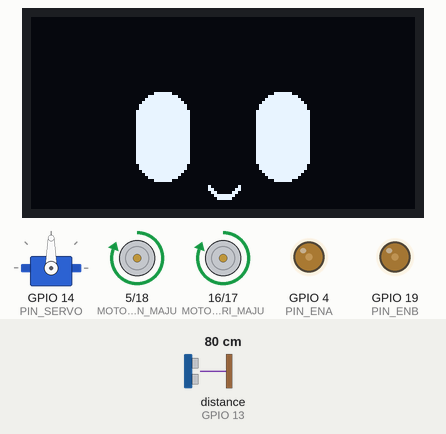
Recording of a sketch running on a simulated ESP32. On the bench: servo, 128×64 one-colour display, motor-driver pin pairs drawn as motors (green arrow = first pin HIGH = forward, orange = second pin HIGH = backward, longer = more drive), output pins drawn as LEDs (lit = HIGH). Wiring (inferred from the names in the program): ultrasonic range finder: trigger GPIO 12; echo GPIO 13. The test bench sets the inputs (shaded band); at power-on: distance to the obstacle (sensor on GPIO 13) 80 cm. The echo pulse lasts 58.3 µs per cm; pins used as bus, display or sensor lines are not drawn.

Above: at 3.6 s.
3.7 s: distance to the obstacle (sensor on GPIO 13) set to 23 cm
At 6.24 s:
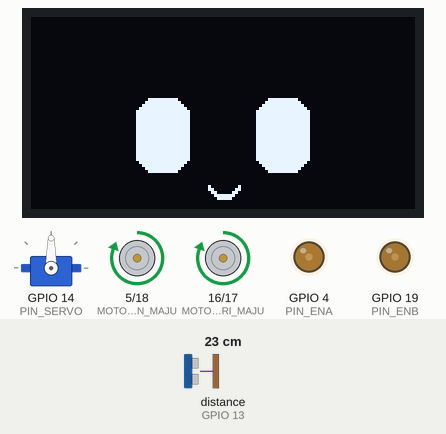
6.7 s: distance to the obstacle (sensor on GPIO 13) set to 19 cm
At 8.4 s:
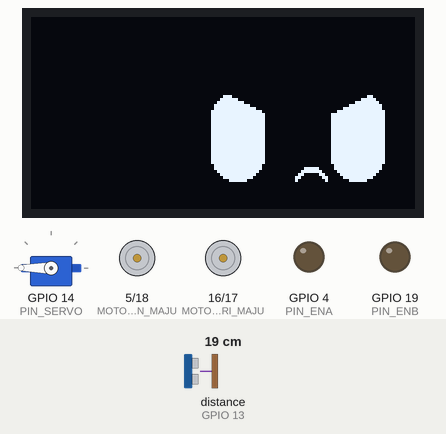
9.5 s: distance to the obstacle (sensor on GPIO 13) set to 153 cm
At 10.4 s:
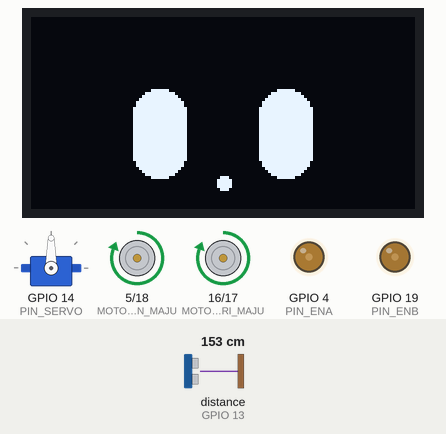
12.2 s: distance to the obstacle (sensor on GPIO 13) set to 2 cm
At 14.9 s:
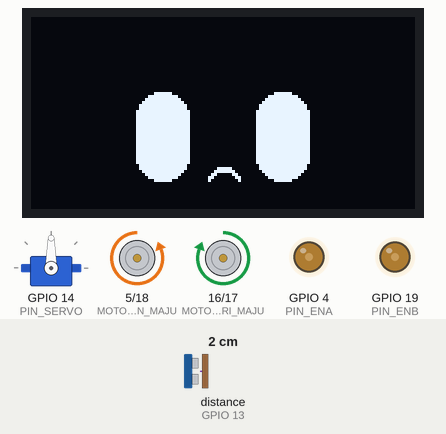
Timing chart, 0 to 16.0 s (numbered marks = the images above; inputs shaded):
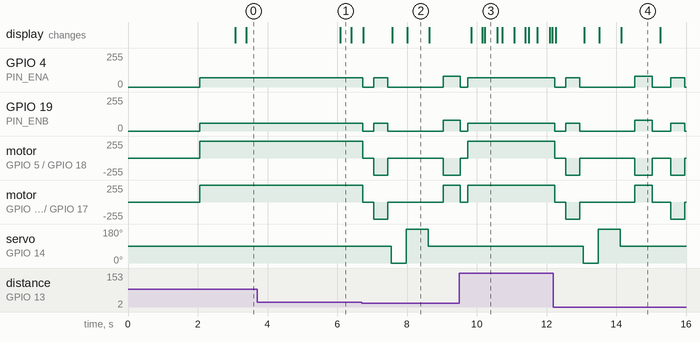

Measured:
- the behaviour switches between 21 and 20 cm on distance to the obstacle (sensor on GPIO 13) (found by bisection; images 1 and 2)
- after the input at 3.7 s, the display: changes after 2.4 s (image 1)
- after the input at 6.7 s, GPIO 4 (PIN_ENA): 69/255 → 0/255 at once, → 69/255 0.33 s later, → 0/255 0.40 s later, → 80/255 1.6 s later; GPIO 19 (PIN_ENB): 60/255 → 0/255 at once, → 60/255 0.33 s later, → 0/255 0.40 s later, → 80/255 1.6 s later
- after the input at 9.5 s, servo on GPIO 14 (PIN_SERVO): stays 90° (without the input it goes to 0° after 1.1 s); the display: first changes after 0.34 s (image 3 shows a later state)
- after the input at 12.2 s, GPIO 4 (PIN_ENA): 69/255 → 0/255 at once, → 69/255 0.33 s later, → 0/255 0.40 s later, → 80/255 1.6 s later, … (7 changes in this stretch); GPIO 19 (PIN_ENB): 60/255 → 0/255 at once, → 60/255 0.33 s later, → 0/255 0.40 s later, → 80/255 1.6 s later, … (7 changes in this stretch)
- what the display in image 2 shows lasts 0.6 s, from 8.0 s to 8.6 s

The sketch:

ROBO.ino
```cpp
#include <Wire.h>
#include <Adafruit_GFX.h>
#include <Adafruit_SSD1306.h>
#include <ESP32Servo.h>

#define LEBAR_LAYAR 128
#define TINGGI_LAYAR 64
#define RESET_OLED -1
Adafruit_SSD1306 layar(LEBAR_LAYAR, TINGGI_LAYAR, &Wire, RESET_OLED);

const int GESER_Y = 10;

#define PIN_TRIG 12
#define PIN_ECHO 13
#define PIN_SERVO 14
#define PIN_ENA 4
#define MOTOR_KIRI_MAJU 16
#define MOTOR_KIRI_MUNDUR 17
#define MOTOR_KANAN_MAJU 5
#define MOTOR_KANAN_MUNDUR 18
#define PIN_ENB 19

Servo servoKepala;

const int WAKTU_MUNDUR_10CM = 400;
const int WAKTU_BELOK = 500;
const int KECEPATAN_BELOK = 80;
const int KECEPATAN_JALAN_KIRI = 69;
const int KECEPATAN_JALAN_KANAN = 60;

unsigned long waktuTerakhirKedip = 0;
const long intervalKedip = 3000;
unsigned long mulaiKedip = 0;
bool sedangKedip = false;

unsigned long waktuTerakhirAnimasi = 0;
const long intervalAnimasi = 10000;
bool sedangAnimasi = false;
unsigned long mulaiAnimasi = 0;
int jenisAnimasi = 0;

void setup() {
  Serial.begin(115200);

  pinMode(PIN_TRIG, OUTPUT);
  pinMode(PIN_ECHO, INPUT);
  pinMode(PIN_ENA, OUTPUT);
  pinMode(PIN_ENB, OUTPUT);
  pinMode(MOTOR_KIRI_MAJU, OUTPUT);
  pinMode(MOTOR_KIRI_MUNDUR, OUTPUT);
  pinMode(MOTOR_KANAN_MAJU, OUTPUT);
  pinMode(MOTOR_KANAN_MUNDUR, OUTPUT);

  servoKepala.attach(PIN_SERVO);
  servoKepala.write(90);

  if(!layar.begin(SSD1306_SWITCHCAPVCC, 0x3C)) {
    Serial.println(F("OLED gagal terhubung!"));
    for(;;);
  }

  layar.clearDisplay();
  ekspresiBahagia();
  delay(2000);
}

void loop() {
  float jarakDepan = bacaJarak();

  if (jarakDepan > 0 && jarakDepan <= 20) {
    sedangAnimasi = false;
    sedangKedip = false;

    berhenti();
    ekspresiMarah();
    delay(300);

    mundur();
    delay(WAKTU_MUNDUR_10CM);
    berhenti();
    delay(100);

    servoKepala.write(0);
    ekspresiMelihatKanan();
    delay(400);
    float jarakKanan = bacaJarak();

    servoKepala.write(180);
    ekspresiMelihatKiri();
    delay(600);
    float jarakKiri = bacaJarak();

    servoKepala.write(90);
    ekspresiDatar();
    delay(400);

    if (jarakKiri >= 30 && jarakKanan < 30) {
      belokKiri(); delay(WAKTU_BELOK);
    }
    else if (jarakKanan >= 30 && jarakKiri < 30) {
      belokKanan(); delay(WAKTU_BELOK);
    }
    else {
      belokKanan(); delay(WAKTU_BELOK);
    }
    berhenti();
    delay(200);
  }
  else {
    servoKepala.write(90);
    maju();

    unsigned long waktuSekarang = millis();

    if (waktuSekarang - waktuTerakhirAnimasi >= intervalAnimasi && !sedangAnimasi && !sedangKedip) {
      sedangAnimasi = true;
      mulaiAnimasi = waktuSekarang;
      waktuTerakhirAnimasi = waktuSekarang;

      jenisAnimasi++;
      if (jenisAnimasi > 3) jenisAnimasi = 1;
    }

    if (sedangAnimasi) {
      unsigned long durasiAnimasi = waktuSekarang - mulaiAnimasi;

      if (durasiAnimasi <= 3000) {
        if (jenisAnimasi == 1) ekspresiNgomongMulus(durasiAnimasi);
        else if (jenisAnimasi == 2) ekspresiMaluMulus(durasiAnimasi);
        else if (jenisAnimasi == 3) ekspresiTertawaMulus(durasiAnimasi);
      } else {
        sedangAnimasi = false;
        waktuTerakhirKedip = waktuSekarang;
      }
    }
    else {
      if (waktuSekarang - waktuTerakhirKedip >= intervalKedip && !sedangKedip) {
        sedangKedip = true;
        mulaiKedip = waktuSekarang;
        waktuTerakhirKedip = waktuSekarang;
      }

      if (sedangKedip) {
        unsigned long durasiKedip = waktuSekarang - mulaiKedip;
        if (durasiKedip <= 300) {
          ekspresiBerkedipMulus(durasiKedip);
        } else {
          sedangKedip = false;
        }
      } else {
        ekspresiBahagia();
      }
    }
  }
}

float bacaJarak() {
  digitalWrite(PIN_TRIG, LOW);
  delayMicroseconds(2);
  digitalWrite(PIN_TRIG, HIGH);
  delayMicroseconds(10);
  digitalWrite(PIN_TRIG, LOW);
  long durasi = pulseIn(PIN_ECHO, HIGH);
  return durasi * 0.034 / 2;
}

void ekspresiBahagia() {
  layar.clearDisplay();
  layar.fillRoundRect(35, 15 + GESER_Y, 18, 30, 8, SSD1306_WHITE);
  layar.fillRoundRect(75, 15 + GESER_Y, 18, 30, 8, SSD1306_WHITE);
  layar.fillCircle(64, 45 + GESER_Y, 5, SSD1306_WHITE);
  layar.fillCircle(64, 43 + GESER_Y, 5, SSD1306_BLACK);
  layar.display();
}

void ekspresiBerkedipMulus(unsigned long waktu) {
  layar.clearDisplay();
  float proporsi = (waktu < 150) ? (waktu / 150.0) : ((300.0 - waktu) / 150.0);

  int tinggiLayar = 30 - (proporsi * 26);
  int posisiY = 15 + GESER_Y + (proporsi * 13);

  layar.fillRoundRect(35, posisiY, 18, tinggiLayar, 2 + ((1.0-proporsi)*6), SSD1306_WHITE);
  layar.fillRoundRect(75, posisiY, 18, tinggiLayar, 2 + ((1.0-proporsi)*6), SSD1306_WHITE);

  layar.fillCircle(64, 45 + GESER_Y, 5, SSD1306_WHITE);
  layar.fillCircle(64, 43 + GESER_Y, 5, SSD1306_BLACK);
  layar.display();
}

void ekspresiNgomongMulus(unsigned long waktu) {
  layar.clearDisplay();

  float sudut = (waktu / 3000.0) * PI * 4.0;
  float gelombang = (sin(sudut - (PI/2)) + 1.0) / 2.0;

  int lebarMata = 18 + (gelombang * 6);
  int tinggiMata = 30 + (gelombang * 4);
  int posisiXMata = 35 - (gelombang * 3);
  int posisiYMata = 15 + GESER_Y - (gelombang * 2);

  layar.fillRoundRect(posisiXMata, posisiYMata, lebarMata, tinggiMata, 8, SSD1306_WHITE);
  layar.fillRoundRect(128 - posisiXMata - lebarMata, posisiYMata, lebarMata, tinggiMata, 8, SSD1306_WHITE);

  int lebarMulut = 4 + (gelombang * 12);
  int tinggiMulut = 4 + (gelombang * 14);
  layar.fillRoundRect(64 - lebarMulut/2, 45 + GESER_Y - tinggiMulut/2, lebarMulut, tinggiMulut, 3 + (gelombang*2), SSD1306_WHITE);

  layar.display();
}

void ekspresiMaluMulus(unsigned long waktu) {
  layar.clearDisplay();

  float proporsi = (waktu < 500) ? (waktu / 500.0) : ((waktu < 2500) ? 1.0 : ((3000.0 - waktu) / 500.0));

  float ayunan = (waktu > 500 && waktu < 2500) ? (sin(((waktu - 500) / 2000.0) * PI) * 4.0) : 0;
  int posisiY = GESER_Y + ayunan;

  layar.fillRoundRect(35, 15 + posisiY, 18, 30, 8, SSD1306_WHITE);
  layar.fillRoundRect(75, 15 + posisiY, 18, 30, 8, SSD1306_WHITE);

  int tinggiTutup = proporsi * 15;
  layar.fillRect(30, 45 + posisiY - tinggiTutup, 28, tinggiTutup + 2, SSD1306_BLACK);
  layar.fillRect(70, 45 + posisiY - tinggiTutup, 28, tinggiTutup + 2, SSD1306_BLACK);

  int lebarMulut = 10 + (proporsi * 4);
  int tinggiMulut = 4 + (proporsi * 4);
  layar.fillRoundRect(64 - lebarMulut/2, 45 + posisiY - tinggiMulut/2, lebarMulut, tinggiMulut, 3, SSD1306_WHITE);
  layar.fillRect(64 - lebarMulut/2, 45 + posisiY - tinggiMulut/2 - 2, lebarMulut, tinggiMulut/2 + 2, SSD1306_BLACK);

  if (proporsi > 0.5) {
    int posisiYGaris = 30 + posisiY + (1.0 - proporsi) * 10;
    for(int i=0; i<3; i++) {
      layar.drawLine(24+(i*4), posisiYGaris, 20+(i*4), posisiYGaris + 6, SSD1306_WHITE);
      layar.drawLine(96+(i*4), posisiYGaris, 100+(i*4), posisiYGaris + 6, SSD1306_WHITE);
    }
  }
  layar.display();
}

void ekspresiTertawaMulus(unsigned long waktu) {
  layar.clearDisplay();

  float proporsi = (waktu < 500) ? (waktu / 500.0) : ((waktu < 2500) ? 1.0 : ((3000.0 - waktu) / 500.0));

  float ayunan = (waktu > 500 && waktu < 2500) ? (-abs(sin(((waktu - 500) / 2000.0) * 2.0 * PI)) * 12.0) : 0;
  int posisiY = GESER_Y + ayunan;

  if (proporsi < 0.8) {
    int lebarMata = 18 - (proporsi * 14);
    layar.fillRoundRect(44 - lebarMata/2, 15 + posisiY, lebarMata, 30, lebarMata/2, SSD1306_WHITE);
    layar.fillRoundRect(84 - lebarMata/2, 15 + posisiY, lebarMata, 30, lebarMata/2, SSD1306_WHITE);
  } else {
    layar.fillTriangle(25, 24 + posisiY, 50, 14 + posisiY, 50, 19 + posisiY, SSD1306_WHITE);
    layar.fillTriangle(103, 24 + posisiY, 78, 14 + posisiY, 78, 19 + posisiY, SSD1306_WHITE);
  }

  int lebarMulut = 10 + (proporsi * 34);
  int tinggiMulut = 4 + (proporsi * 21);
  layar.fillRoundRect(64 - lebarMulut/2, 42 + posisiY - tinggiMulut/2 + (proporsi*3), lebarMulut, tinggiMulut, 2+(proporsi*8), SSD1306_WHITE);
  layar.fillRect(64 - lebarMulut/2, 42 + posisiY - tinggiMulut/2 - 2 + (proporsi*3), lebarMulut, tinggiMulut/2 + 2, SSD1306_BLACK);

  if (proporsi > 0.8) {
    layar.fillRoundRect(46, 35 + posisiY, 36, 16, 6, SSD1306_BLACK);
    layar.fillRect(42, 35 + posisiY, 44, 3, SSD1306_WHITE);
  }

  layar.display();
}

void ekspresiMelihatKanan() {
  layar.clearDisplay();
  layar.fillRoundRect(10, 15 + GESER_Y, 18, 30, 8, SSD1306_WHITE);
  layar.fillRoundRect(50, 15 + GESER_Y, 18, 30, 8, SSD1306_WHITE);
  layar.fillTriangle(5, 10 + GESER_Y, 35, 10 + GESER_Y, 35, 25 + GESER_Y, SSD1306_BLACK);
  layar.fillTriangle(73, 10 + GESER_Y, 43, 10 + GESER_Y, 43, 25 + GESER_Y, SSD1306_BLACK);
  layar.fillCircle(33, 45 + GESER_Y, 5, SSD1306_WHITE);
  layar.fillCircle(33, 47 + GESER_Y, 5, SSD1306_BLACK);
  layar.display();
}

void ekspresiMelihatKiri() {
  layar.clearDisplay();
  layar.fillRoundRect(60, 15 + GESER_Y, 18, 30, 8, SSD1306_WHITE);
  layar.fillRoundRect(100, 15 + GESER_Y, 18, 30, 8, SSD1306_WHITE);
  layar.fillTriangle(55, 10 + GESER_Y, 85, 10 + GESER_Y, 85, 25 + GESER_Y, SSD1306_BLACK);
  layar.fillTriangle(123, 10 + GESER_Y, 93, 10 + GESER_Y, 93, 25 + GESER_Y, SSD1306_BLACK);
  layar.fillCircle(93, 45 + GESER_Y, 5, SSD1306_WHITE);
  layar.fillCircle(93, 47 + GESER_Y, 5, SSD1306_BLACK);
  layar.display();
}

void ekspresiMarah() {
  layar.clearDisplay();
  layar.fillRoundRect(35, 15 + GESER_Y, 18, 30, 8, SSD1306_WHITE);
  layar.fillRoundRect(75, 15 + GESER_Y, 18, 30, 8, SSD1306_WHITE);
  layar.fillTriangle(30, 10 + GESER_Y, 60, 10 + GESER_Y, 60, 25 + GESER_Y, SSD1306_BLACK);
  layar.fillTriangle(98, 10 + GESER_Y, 68, 10 + GESER_Y, 68, 25 + GESER_Y, SSD1306_BLACK);
  layar.fillCircle(64, 45 + GESER_Y, 5, SSD1306_WHITE);
  layar.fillCircle(64, 47 + GESER_Y, 5, SSD1306_BLACK);
  layar.display();
}

void ekspresiDatar() {
  layar.clearDisplay();
  layar.fillRoundRect(35, 15 + GESER_Y, 18, 30, 8, SSD1306_WHITE);
  layar.fillRoundRect(75, 15 + GESER_Y, 18, 30, 8, SSD1306_WHITE);
  layar.fillTriangle(20, 5 + GESER_Y, 60, 5 + GESER_Y, 20, 25 + GESER_Y, SSD1306_BLACK);
  layar.fillTriangle(108, 5 + GESER_Y, 68, 5 + GESER_Y, 108, 25 + GESER_Y, SSD1306_BLACK);
  layar.fillCircle(64, 45 + GESER_Y, 5, SSD1306_WHITE);
  layar.fillCircle(64, 47 + GESER_Y, 5, SSD1306_BLACK);
  layar.display();
}

void aturKecepatan(int kecepatanKiri, int kecepatanKanan) {
  analogWrite(PIN_ENA, kecepatanKiri);
  analogWrite(PIN_ENB, kecepatanKanan);
}

void maju() {
  aturKecepatan(KECEPATAN_JALAN_KIRI, KECEPATAN_JALAN_KANAN);
  digitalWrite(MOTOR_KIRI_MAJU, HIGH); digitalWrite(MOTOR_KIRI_MUNDUR, LOW);
  digitalWrite(MOTOR_KANAN_MAJU, HIGH); digitalWrite(MOTOR_KANAN_MUNDUR, LOW);
}

void mundur() {
  aturKecepatan(KECEPATAN_JALAN_KIRI, KECEPATAN_JALAN_KANAN);
  digitalWrite(MOTOR_KIRI_MAJU, LOW);  digitalWrite(MOTOR_KIRI_MUNDUR, HIGH);
  digitalWrite(MOTOR_KANAN_MAJU, LOW); digitalWrite(MOTOR_KANAN_MUNDUR, HIGH);
}

void belokKiri() {
  aturKecepatan(KECEPATAN_BELOK, KECEPATAN_BELOK);
  digitalWrite(MOTOR_KIRI_MAJU, LOW);  digitalWrite(MOTOR_KIRI_MUNDUR, HIGH);
  digitalWrite(MOTOR_KANAN_MAJU, HIGH); digitalWrite(MOTOR_KANAN_MUNDUR, LOW);
}

void belokKanan() {
  aturKecepatan(KECEPATAN_BELOK, KECEPATAN_BELOK);
  digitalWrite(MOTOR_KIRI_MAJU, HIGH); digitalWrite(MOTOR_KIRI_MUNDUR, LOW);
  digitalWrite(MOTOR_KANAN_MAJU, LOW);  digitalWrite(MOTOR_KANAN_MUNDUR, HIGH);
}

void berhenti() {
  aturKecepatan(0, 0);
  digitalWrite(MOTOR_KIRI_MAJU, LOW); digitalWrite(MOTOR_KIRI_MUNDUR, LOW);
  digitalWrite(MOTOR_KANAN_MAJU, LOW); digitalWrite(MOTOR_KANAN_MUNDUR, LOW);
}
```
